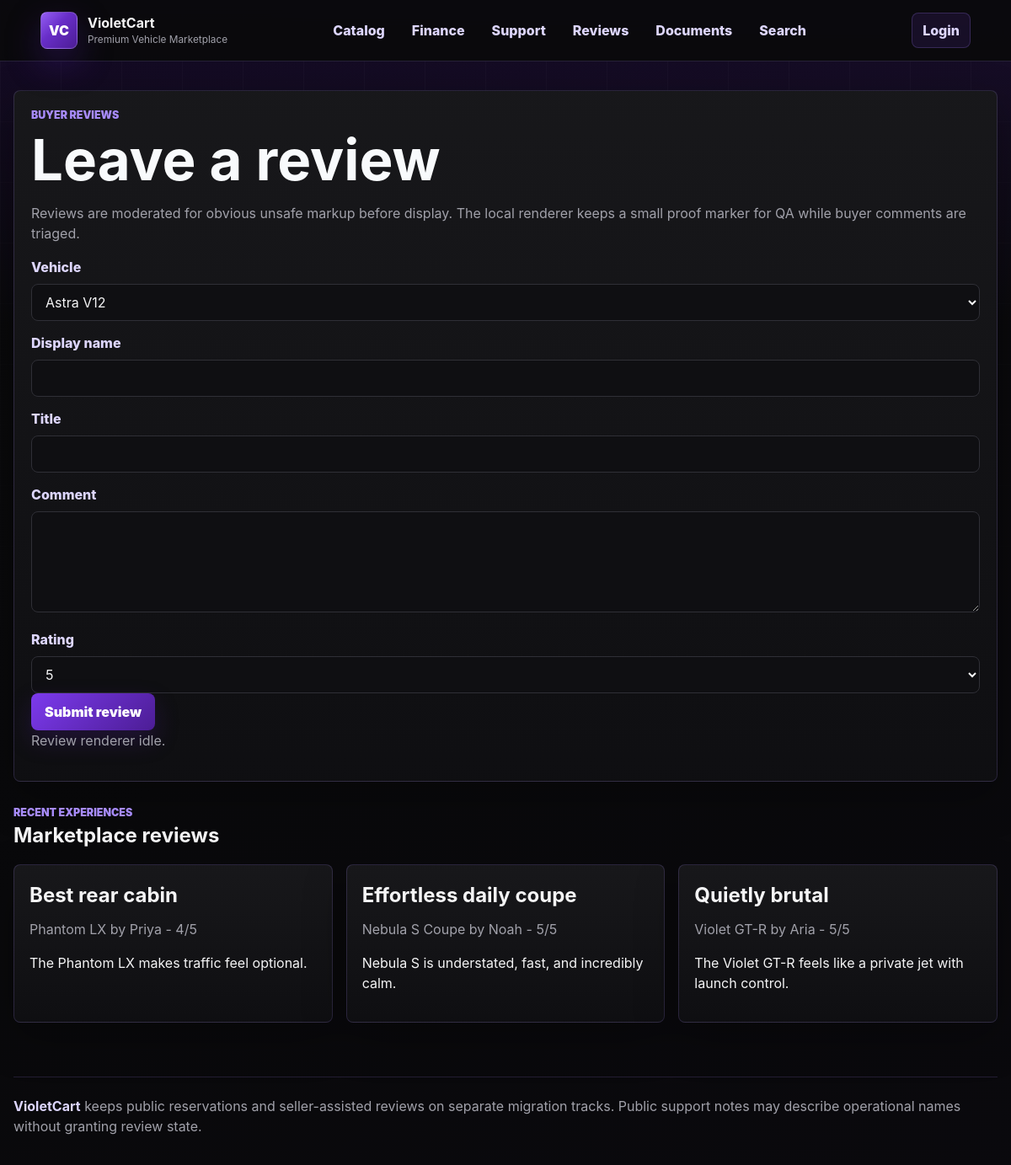
The page /app/reviews.php on the database its author committed.
### tables this page shows
CREATE TABLE reviews (
  id INT AUTO_INCREMENT PRIMARY KEY,
  car_id INT NOT NULL,
  display_name VARCHAR(128) NOT NULL,
  title VARCHAR(180) NOT NULL,
  body TEXT NOT NULL,
  rating INT NOT NULL DEFAULT 5,
  created_at TIMESTAMP DEFAULT CURRENT_TIMESTAMP
);

CREATE TABLE cars (
  id INT AUTO_INCREMENT PRIMARY KEY,
  name VARCHAR(128) NOT NULL,
  slug VARCHAR(128) NOT NULL UNIQUE,
  price_cents INT NOT NULL,
  year INT NOT NULL,
  mileage INT NOT NULL,
  color VARCHAR(64) NOT NULL,
  vin VARCHAR(64) NOT NULL,
  seller_ref VARCHAR(64) NOT NULL,
  inspection_status VARCHAR(64) NOT NULL,
  import_status VARCHAR(64) NOT NULL,
  partner_only TINYINT(1) NOT NULL DEFAULT 0,
  seller_priority INT NOT NULL DEFAULT 0,
  description TEXT NOT NULL
);

### app/includes/auth.php (called while the page is built, shortened)
<?php
require_once __DIR__ . '/helpers.php';
function current_user(): ?array
{
    if (empty($_SESSION['user_id'])) {
        return null;
    }
    $stmt = db()->prepare('SELECT id, username, display_name, role FROM users WHERE id = ?');
    $stmt->execute([(int)$_SESSION['user_id']]);
    $user = $stmt->fetch();
    return $user ?: null;
}

### app/includes/db.php (called while the page is built, shortened)
<?php
function db(): PDO
{
    static $pdo = null;
    if ($pdo instanceof PDO) {
        return $pdo;
    }
    $host = getenv('DB_HOST') ?: 'db';
    $name = getenv('DB_NAME') ?: 'violetcart';
    $user = getenv('DB_USER') ?: 'violet';
    $pass = getenv('DB_PASS') ?: 'violetpass';
    $dsn = "mysql:host={$host};dbname={$name};charset=utf8mb4";
    $pdo = new PDO($dsn, $user, $pass, [
        PDO::ATTR_ERRMODE => PDO::ERRMODE_EXCEPTION,
        PDO::ATTR_DEFAULT_FETCH_MODE => PDO::FETCH_ASSOC,
        PDO::ATTR_EMULATE_PREPARES => false,
    ]);
    return $pdo;
}

### app/includes/helpers.php (called while the page is built, shortened)
<?php
require_once __DIR__ . '/db.php';
function e(?string $value): string
{
    return htmlspecialchars((string)$value, ENT_QUOTES | ENT_SUBSTITUTE, 'UTF-8');
}

### app/reviews.php (the view, shortened to what this page needs)
<?php
require_once __DIR__ . '/includes/layout.php';
$cars = db()->query('SELECT id, name FROM cars ORDER BY name')->fetchAll();
$reviews = db()->query('SELECT r.*, c.name AS car_name FROM reviews r JOIN cars c ON c.id = r.car_id ORDER BY r.id DESC LIMIT 12')->fetchAll();
page_header('Reviews');
?>
<section class="form-card">
  <p class="eyebrow">Buyer reviews</p>
  <h1>Leave a review</h1>
  <p class="muted">Reviews are moderated for obvious unsafe markup before display. The local renderer keeps a small proof marker for QA while buyer comments are triaged.</p>
  <form method="post">
    <label for="car_id">Vehicle</label>
    <select id="car_id" name="car_id">
      <?php foreach ($cars as $car): ?><option value="<?= (int)$car['id'] ?>"><?= e($car['name']) ?></option><?php endforeach; ?>
    </select>
    <label for="display_name">Display name</label>
    <input id="display_name" name="display_name" required>
    <label for="title">Title</label>
    <input id="title" name="title" required>
    <label for="body">Comment</label>
    <textarea id="body" name="body" required></textarea>
    <label for="rating">Rating</label>
    <select id="rating" name="rating"><option>5</option><option>4</option><option>3</option><option>2</option><option>1</option></select>
    <button type="submit">Submit review</button>
  </form>
  <p class="muted" data-review-proof>Review renderer idle.</p>
</section>
<div class="section-head">
  <div>
    <p class="eyebrow">Recent experiences</p>
    <h2>Marketplace reviews</h2>
  </div>
</div>
<section class="review-grid">
  <?php foreach ($reviews as $review): ?>
    <article class="review-card" data-review-title="<?= $review['title'] ?>" data-reviewer="<?= $review['display_name'] ?>">
      <h2><?= e($review['title']) ?></h2>
      <p class="muted"><?= e($review['car_name']) ?> by <?= e($review['display_name']) ?> - <?= (int)$review['rating'] ?>/5</p>
      <p><?= $review['body'] ?></p>
    </article>
  <?php endforeach; ?>
</section>
<?php page_footer(); ?>

### app/includes/layout.php (shortened to what this page needs)
<?php
require_once __DIR__ . '/auth.php';
function page_header(string $title): void
{
    $user = current_user();
    ?>
<!doctype html>
<html lang="en">
<head>
  <link rel="stylesheet" href="/assets/css/style.css">
</head>
<body>
  <header class="topbar">
    <a class="brand" href="/">
      <span class="brand-mark">VC</span>
      <span><strong>VioletCart</strong><small>Premium Vehicle Marketplace</small></span>
    </a>
    <nav>
      <a href="/cars.php">Catalog</a>
      <a href="/finance.php">Finance</a>
      <a href="/support.php">Support</a>
      <a href="/reviews.php">Reviews</a>
      <a href="/documents.php">Documents</a>
      <a href="/search.php">Search</a>
    </nav>
    <div class="account-pill">
      <?php if ($user): ?>
        <span><?= e($user['username']) ?></span>
        <a href="/login.php?logout=1">Logout</a>
      <?php else: ?>
        <a href="/login.php">Login</a>
      <?php endif; ?>
    </div>
  </header>
  <main class="content">
    <?php
}
function page_footer(): void
{
    ?>
  </main>
  <footer class="footer">
    <strong>VioletCart</strong> keeps public reservations and seller-assisted reviews on separate migration tracks.
    Public support notes may describe operational names without granting review state.
  </footer>
</body>
</html>
    <?php
}

### rows shown on the page
reviews: title "Best rear cabin", car.name "Phantom LX", display_name "Priya", rating "4", body "The Phantom LX makes traffic feel optional."
reviews: title "Effortless daily coupe", car.name "Nebula S Coupe", display_name "Noah", rating "5", body "Nebula S is understated, fast, and incredibly calm."
reviews: title "Quietly brutal", car.name "Violet GT-R", display_name "Aria", rating "5", body "The Violet GT-R feels like a private jet with launch control."

### other values the page prints
form field car_id "Astra V12"
